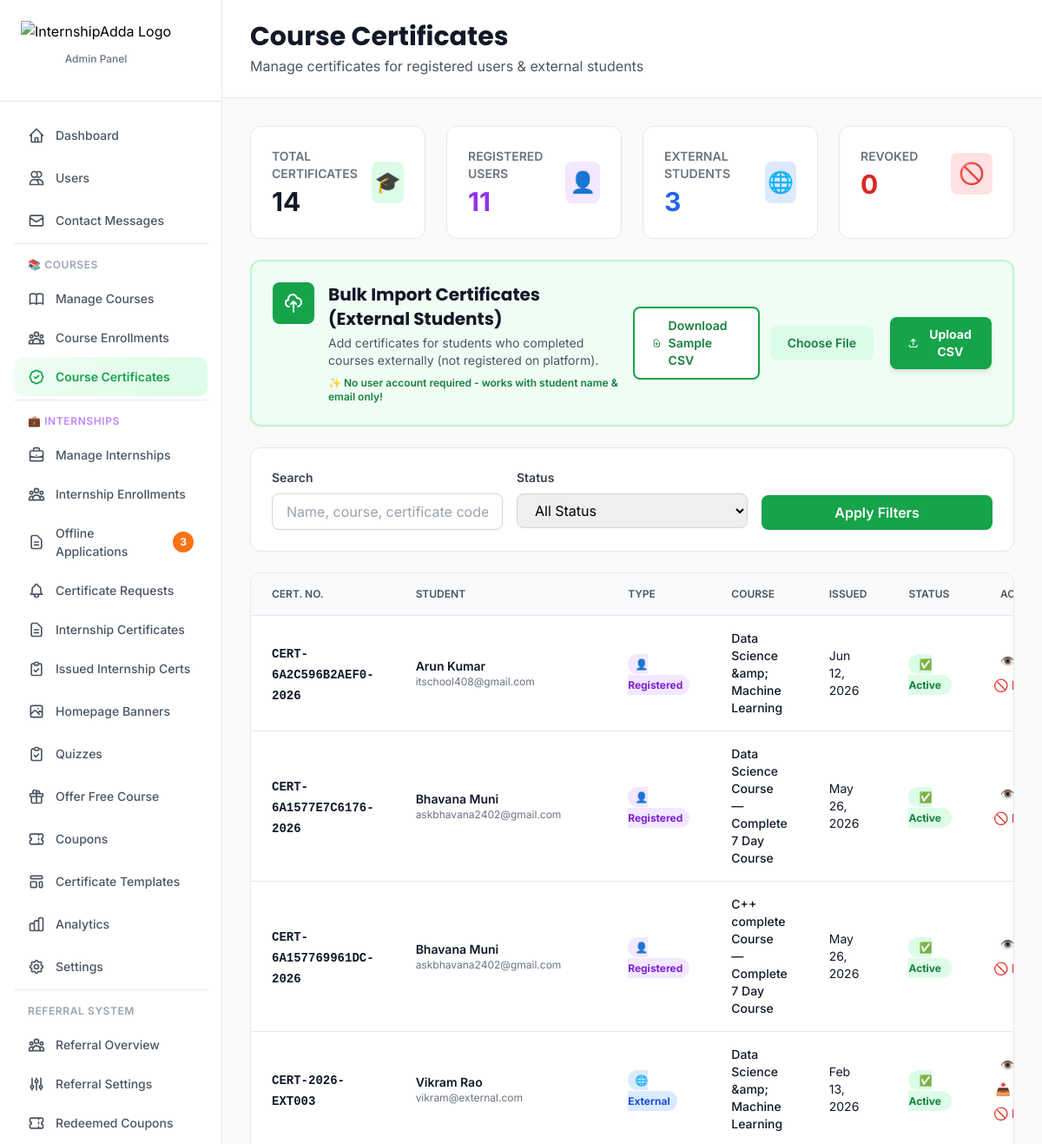
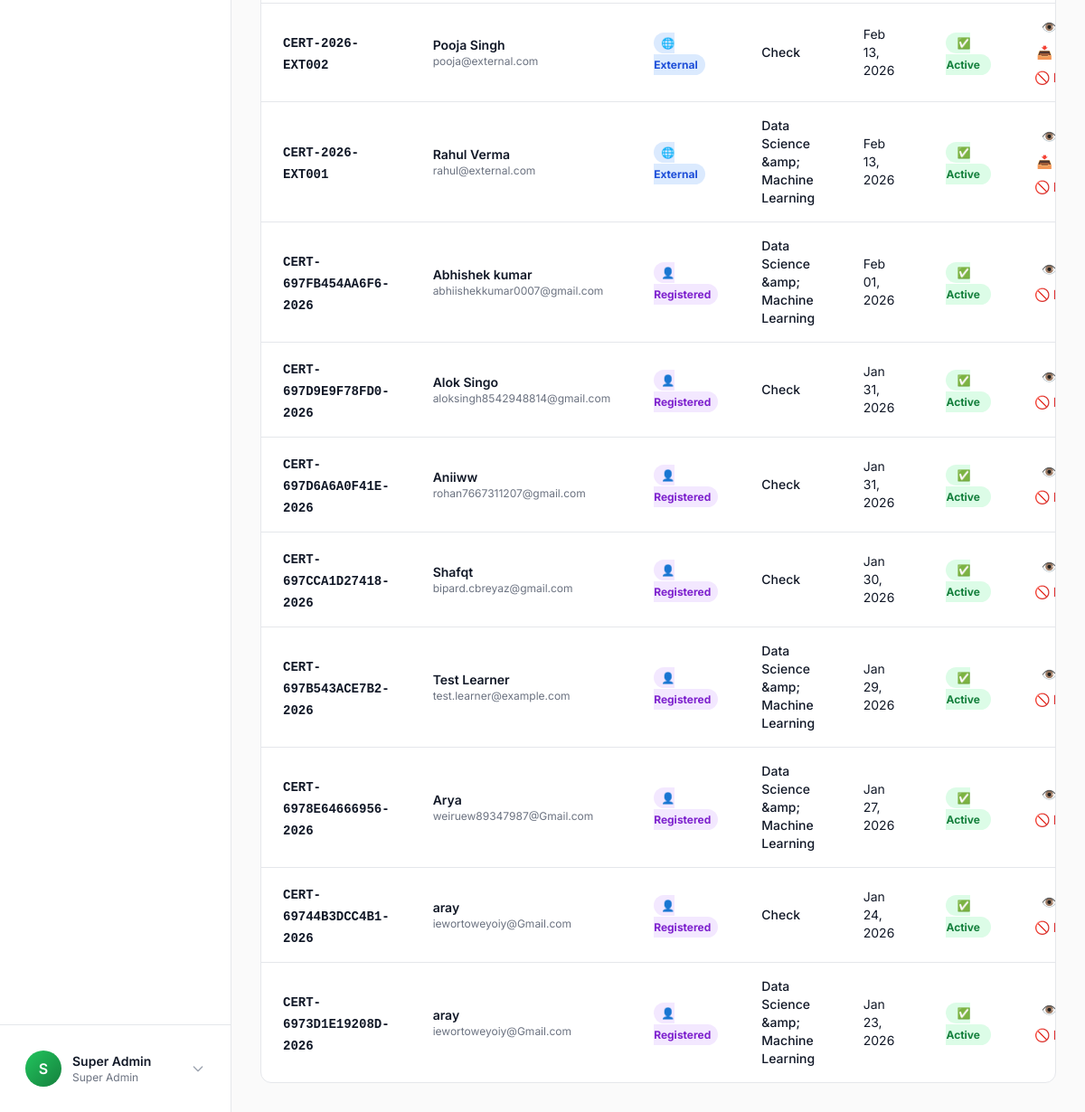
Page /app/views/admin/certificates/course-list.php (signed in) on the committed database (2 pictures, top to bottom).
### tables this page shows
CREATE TABLE `users` (
  `id` int(10) UNSIGNED NOT NULL,
  `email` varchar(255) NOT NULL,
  `referral_code` varchar(20) DEFAULT NULL,
  `referred_by_code` varchar(20) DEFAULT NULL,
  `mobile` varchar(15) DEFAULT NULL,
  `password` varchar(255) NOT NULL,
  `name` varchar(255) NOT NULL,
  `avatar` varchar(255) DEFAULT NULL,
  `role` enum('admin','manager','learner') DEFAULT 'learner',
  `status` enum('active','suspended','banned') DEFAULT 'active',
  `email_verified` tinyint(1) DEFAULT 0,
  `email_verification_token` varchar(100) DEFAULT NULL,
  `email_verification_expires` datetime DEFAULT NULL,
  `verification_token` varchar(255) DEFAULT NULL,
  `reset_token` varchar(255) DEFAULT NULL,
  `reset_token_expires` datetime DEFAULT NULL,
  `last_login` datetime DEFAULT NULL,
  `created_at` timestamp NULL DEFAULT current_timestamp(),
  `updated_at` timestamp NULL DEFAULT current_timestamp() ON UPDATE current_timestamp()
);

CREATE TABLE `certificates` (
  `id` int(10) UNSIGNED NOT NULL,
  `user_id` int(10) UNSIGNED DEFAULT NULL,
  `student_name` varchar(255) DEFAULT NULL,
  `student_email` varchar(255) DEFAULT NULL,
  `course_id` int(10) UNSIGNED NOT NULL,
  `certificate_code` varchar(255) NOT NULL,
  `certificate_number` varchar(50) DEFAULT NULL,
  `verification_code` varchar(100) DEFAULT NULL,
  `issued_date` timestamp NULL DEFAULT current_timestamp(),
  `completed_date` timestamp NULL DEFAULT NULL,
  `pdf_path` varchar(255) DEFAULT NULL,
  `status` enum('active','revoked') DEFAULT 'active',
  `revoked` tinyint(1) DEFAULT 0,
  `revoked_at` datetime DEFAULT NULL
);

CREATE TABLE `courses` (
  `id` int(10) UNSIGNED NOT NULL,
  `title` varchar(255) NOT NULL,
  `slug` varchar(255) NOT NULL,
  `description` text DEFAULT NULL,
  `cover_image` varchar(255) DEFAULT NULL,
  `icon` varchar(255) DEFAULT NULL,
  `preview_image` varchar(255) DEFAULT NULL,
  `price` decimal(10,2) DEFAULT 0.00,
  `status` enum('draft','published') DEFAULT 'draft',
  `created_by` int(10) UNSIGNED NOT NULL,
  `created_at` timestamp NULL DEFAULT current_timestamp(),
  `updated_at` timestamp NULL DEFAULT current_timestamp() ON UPDATE current_timestamp()
);

### app/views/admin/certificates/course-list.php (the view, shortened to what the rows shown need)
<?php
$dbConfig = require __DIR__ . '/../../../config/database.php';
$dsn = sprintf("mysql:host=%s;port=%s;dbname=%s;charset=%s",
    $dbConfig['host'], $dbConfig['port'], $dbConfig['database'], $dbConfig['charset']
);
try {
    $db = new PDO($dsn, $dbConfig['username'], $dbConfig['password'], $dbConfig['options']);
} catch (PDOException $e) {
    die("Database connection failed: " . $e->getMessage());
}
spl_autoload_register(function ($class) {
    $paths = [
        __DIR__ . '/../../../core/' . $class . '.php',
        __DIR__ . '/../../../models/' . $class . '.php',
    ];
    foreach ($paths as $path) {
        if (file_exists($path)) {
            return;
        }
    }
});
$auth = new Auth($db);
$auth->requireAdmin();
try {
    $stmt = $db->query("
        SELECT c.*,
               c.issued_date,
               co.title as course_title,
               co.description as course_description,
               COALESCE(u.name, c.student_name) as user_name,
               COALESCE(u.email, c.student_email) as user_email,
               CASE WHEN c.user_id IS NULL THEN 'External' ELSE 'Registered' END as student_type
        FROM certificates c
        JOIN courses co ON c.course_id = co.id
        LEFT JOIN users u ON c.user_id = u.id
        ORDER BY c.id DESC
    ");
    $certificates = $stmt->fetchAll(PDO::FETCH_ASSOC);
} catch (Exception $e) {
    die("Error loading certificates: " . $e->getMessage());
}
$revokedCount = count(array_filter($certificates, fn($c) => isset($c['revoked']) && $c['revoked']));
?>
<!DOCTYPE html>
<html lang="en">
<head>
    <script src="https://cdn.tailwindcss.com"></script>
</head>
<body>
<?php include __DIR__ . '/../../components/sidebar-admin.php'; ?>
<div class="ml-64 min-h-screen">
    <header class="bg-white border-b border-gray-200 sticky top-0 z-30">
        <div class="px-8 py-6">
            <div class="flex items-center justify-between">
                <div>
                    <h1 class="text-3xl font-bold text-gray-900">Course Certificates</h1>
                </div>
            </div>
        </div>
    </header>
    <main class="p-8">
        <div class="grid grid-cols-1 md:grid-cols-4 gap-6 mb-6">
            <div class="bg-white rounded-xl border border-gray-200 p-6">
                <div class="flex items-center justify-between">
                    <div>
                        <p class="text-sm font-semibold text-gray-500 uppercase">Revoked</p>
                        <p class="text-3xl font-bold text-red-600 mt-1"><?php echo $revokedCount; ?></p>
                    </div>
                </div>
            </div>
        </div>
        <div class="bg-gradient-to-r from-primary-50 to-green-50 rounded-xl border-2 border-primary-200 p-6 mb-6 shadow-sm">
            <div class="flex flex-col lg:flex-row lg:items-center lg:justify-between gap-4">
                <div class="flex items-start gap-4">
                    <div>
                        <h2 class="text-xl font-bold text-gray-900">Bulk Import Certificates (External Students)</h2>
                    </div>
                </div>
            </div>
        </div>
        <div class="bg-white rounded-xl border border-gray-200 overflow-hidden">
            <div class="overflow-x-auto">
                <table class="w-full">
                    <thead class="bg-gray-50 border-b border-gray-200">
                        <tr>
                            <th class="px-6 py-4 text-left text-xs font-semibold text-gray-600 uppercase">Cert. No.</th>
                            <th class="px-6 py-4 text-left text-xs font-semibold text-gray-600 uppercase">Student</th>
                            <th class="px-6 py-4 text-left text-xs font-semibold text-gray-600 uppercase">Type</th>
                            <th class="px-6 py-4 text-left text-xs font-semibold text-gray-600 uppercase">Course</th>
                            <th class="px-6 py-4 text-left text-xs font-semibold text-gray-600 uppercase">Issued</th>
                            <th class="px-6 py-4 text-left text-xs font-semibold text-gray-600 uppercase">Status</th>
                            <th class="px-6 py-4 text-center text-xs font-semibold text-gray-600 uppercase">Actions</th>
                        </tr>
                    </thead>
                    <tbody class="divide-y divide-gray-200">
                        <?php if (empty($certificates)): ?>
                            <tr>
                                <td colspan="7" class="px-6 py-12 text-center text-gray-500">
                                    <svg class="w-16 h-16 text-gray-400 mx-auto mb-4" fill="none" stroke="currentColor" viewBox="0 0 24 24">
                                        <path stroke-linecap="round" stroke-linejoin="round" stroke-width="2" d="M9 12h6m-6 4h6m2 5H7a2 2 0 01-2-2V5a2 2 0 012-2h5.586a1 1 0 01.707.293l5.414 5.414a1 1 0 01.293.707V19a2 2 0 01-2 2z"></path>
                                    </svg>
                                    <p class="font-semibold">No certificates found</p>
                                    <p class="text-sm mt-1">Upload CSV to add certificates</p>
                                </td>
                            </tr>
                        <?php else: ?>
                            <?php foreach ($certificates as $cert): ?>
                                <tr class="hover:bg-gray-50">
                                    <td class="px-6 py-4">
                                        <span class="font-mono text-sm font-bold text-gray-900">
                                            <?php echo htmlspecialchars($cert['certificate_number'] ?? 'N/A'); ?>
                                        </span>
                                    </td>
                                    <td class="px-6 py-4">
                                        <div class="text-sm font-semibold text-gray-900"><?php echo htmlspecialchars($cert['user_name']); ?></div>
                                        <div class="text-xs text-gray-500"><?php echo htmlspecialchars($cert['user_email']); ?></div>
                                    </td>
                                    <td class="px-6 py-4">
                                        <?php if ($cert['student_type'] === 'External'): ?>
                                            <span class="px-2 py-1 text-xs font-bold rounded-full bg-blue-100 text-blue-700">🌐 External</span>
                                        <?php else: ?>
                                            <span class="px-2 py-1 text-xs font-bold rounded-full bg-purple-100 text-purple-700">👤 Registered</span>
                                        <?php endif; ?>
                                    </td>
                                    <td class="px-6 py-4">
                                        <div class="text-sm font-medium text-gray-900"><?php echo htmlspecialchars($cert['course_title']); ?></div>
                                    </td>
                                    <td class="px-6 py-4">
                                        <div class="text-sm text-gray-900">
                                            <?php echo isset($cert['issued_date']) ? date('M d, Y', strtotime($cert['issued_date'])) : 'N/A'; ?>
                                        </div>
                                    </td>
                                    <td class="px-6 py-4">
                                        <?php if (isset($cert['revoked']) && $cert['revoked']): ?>
                                            <span class="px-3 py-1 text-xs font-bold rounded-full bg-red-100 text-red-700">🚫 Revoked</span>
                                        <?php else: ?>
                                            <span class="px-3 py-1 text-xs font-bold rounded-full bg-green-100 text-green-700">✅ Active</span>
                                        <?php endif; ?>
                                    </td>
                                    <td class="px-6 py-4">
                                        <div class="flex items-center justify-center gap-2 flex-wrap">
                                            <?php if ($cert['student_type'] === 'External'): ?>
                                                <button onclick="openViewModal(<?php echo $cert['id']; ?>, '<?php echo htmlspecialchars($cert['user_name'], ENT_QUOTES); ?>', '<?php echo htmlspecialchars($cert['course_title'], ENT_QUOTES); ?>', '<?php echo htmlspecialchars($cert['certificate_number'] ?? $cert['certificate_code'], ENT_QUOTES); ?>')"
                                                        class="text-blue-600 hover:text-blue-700 font-semibold text-sm whitespace-nowrap">
                                                    👁️ View
                                                </button>
                                                <button onclick="openExportModal(<?php echo $cert['id']; ?>, '<?php echo htmlspecialchars($cert['user_name'], ENT_QUOTES); ?>', '<?php echo htmlspecialchars($cert['course_title'], ENT_QUOTES); ?>', '<?php echo htmlspecialchars($cert['certificate_number'] ?? $cert['certificate_code'], ENT_QUOTES); ?>')"
                                                        class="text-green-600 hover:text-green-700 font-semibold text-sm whitespace-nowrap">
                                                    📥 Export
                                                </button>
                                            <?php else: ?>
                                                <a href="/app/views/admin/certificates/course-view.php?id=<?php echo $cert['id']; ?>"
                                                   class="text-blue-600 hover:text-blue-700 font-semibold text-sm whitespace-nowrap">
                                                    👁️ View
                                                </a>
                                            <?php endif; ?>
                                            <?php if (!isset($cert['revoked']) || !$cert['revoked']): ?>
                                                <button onclick="revokeCertificate(<?php echo $cert['id']; ?>)"
                                                        class="text-red-600 hover:text-red-700 font-semibold text-sm whitespace-nowrap">
                                                    🚫 Revoke
                                                </button>
                                            <?php endif; ?>
                                        </div>
                                    </td>
                                </tr>
                            <?php endforeach; ?>
                        <?php endif; ?>
                    </tbody>
                </table>
            </div>
        </div>
    </main>
</div>
</body>
</html>

### app/views/components/sidebar-admin.php (shortened to what the rows shown need)
<?php
$currentUser = $auth->user();
?>
<aside class="fixed left-0 top-0 h-full w-64 bg-white border-r border-gray-200 z-40" id="adminSidebar">
    <div class="flex flex-col h-full">
        <div class="p-4 border-t border-gray-200">
            <div class="flex items-center gap-3 p-3 rounded-lg hover:bg-gray-50 transition-colors cursor-pointer" onclick="toggleProfileMenu()">
                <div class="w-10 h-10 bg-gradient-to-br from-primary-500 to-primary-700 rounded-full flex items-center justify-center text-white font-semibold">
                    <?php echo strtoupper(substr($currentUser['name'], 0, 1)); ?>
                </div>
                <div class="flex-1 min-w-0">
                    <p class="text-sm font-semibold text-gray-900 truncate"><?php echo htmlspecialchars($currentUser['name']); ?></p>
                    <p class="text-xs text-gray-500">Super Admin</p>
                </div>
                <svg class="w-4 h-4 text-gray-400" fill="none" stroke="currentColor" viewBox="0 0 24 24">
                    <path stroke-linecap="round" stroke-linejoin="round" stroke-width="2" d="M19 9l-7 7-7-7"></path>
                </svg>
            </div>
        </div>
    </div>
</aside>

### rows in the picture
users: name "S", name "Super Admin"
certificates: revoked "0", certificate_number "CERT-6A2C596B2AEF0-2026", user_name "Arun Kumar", user_email "itschool408@gmail.com", shows "👤 Registered", course.title "Data Science &amp; Machine Learning", issued_date "Jun 12, 2026", shows "✅ Active"
certificates: certificate_number "CERT-6A1577E7C6176-2026", user_name "Bhavana Muni", user_email "askbhavana2402@gmail.com", shows "👤 Registered", course.title "Data Science Course — Complete 7 Day Course", issued_date "May 26, 2026", revoked "✅ Active"
certificates: certificate_number "CERT-6A157769961DC-2026", user_name "Bhavana Muni", user_email "askbhavana2402@gmail.com", shows "👤 Registered", course.title "C++ complete Course — Complete 7 Day Course", issued_date "May 26, 2026", revoked "✅ Active"
certificates: certificate_number "CERT-2026-EXT003", user_name "Vikram Rao", user_email "vikram@external.com", shows "🌐 External", course.title "Data Science &amp; Machine Learning", issued_date "Feb 13, 2026", revoked "✅ Active"
certificates: certificate_number "CERT-2026-EXT002", user_name "Pooja Singh", user_email "pooja@external.com", shows "🌐 External", course.title "Check", issued_date "Feb 13, 2026", revoked "✅ Active"
certificates: certificate_number "CERT-2026-EXT001", user_name "Rahul Verma", user_email "rahul@external.com", shows "🌐 External", course.title "Data Science &amp; Machine Learning", issued_date "Feb 13, 2026", revoked "✅ Active"
certificates: certificate_number "CERT-697FB454AA6F6-2026", user_name "Abhishek kumar", user_email "abhiishekkumar0007@gmail.com", shows "👤 Registered", course.title "Data Science &amp; Machine Learning", issued_date "Feb 01, 2026", revoked "✅ Active"
certificates: certificate_number "CERT-697D9E9F78FD0-2026", user_name "Alok Singo", user_email "aloksingh8542948814@gmail.com", shows "👤 Registered", course.title "Check", issued_date "Jan 31, 2026", revoked "✅ Active"
certificates: certificate_number "CERT-697D6A6A0F41E-2026", user_name "Aniiww", user_email "rohan7667311207@gmail.com", shows "👤 Registered", course.title "Check", issued_date "Jan 31, 2026", revoked "✅ Active"
certificates: certificate_number "CERT-697CCA1D27418-2026", user_name "Shafqt", user_email "bipard.cbreyaz@gmail.com", shows "👤 Registered", course.title "Check", issued_date "Jan 30, 2026", revoked "✅ Active"
certificates: certificate_number "CERT-697B543ACE7B2-2026", user_name "Test Learner", user_email "test.learner@example.com", shows "👤 Registered", course.title "Data Science &amp; Machine Learning", issued_date "Jan 29, 2026", revoked "✅ Active"
certificates: certificate_number "CERT-6978E64666956-2026", user_name "Arya", user_email "weiruew89347987@Gmail.com", shows "👤 Registered", course.title "Data Science &amp; Machine Learning", issued_date "Jan 27, 2026", revoked "✅ Active"
certificates: certificate_number "CERT-69744B3DCC4B1-2026", user_name "aray", user_email "iewortoweyoiy@Gmail.com", shows "👤 Registered", course.title "Check", issued_date "Jan 24, 2026", revoked "✅ Active"
certificates: certificate_number "CERT-6973D1E19208D-2026", user_name "aray", user_email "iewortoweyoiy@Gmail.com", shows "👤 Registered", course.title "Data Science &amp; Machine Learning", issued_date "Jan 23, 2026", revoked "✅ Active"

### other values in the picture
$pendingCount "3"
$totalCertificates "14"
$registeredCount "11"
$externalCount "3"
